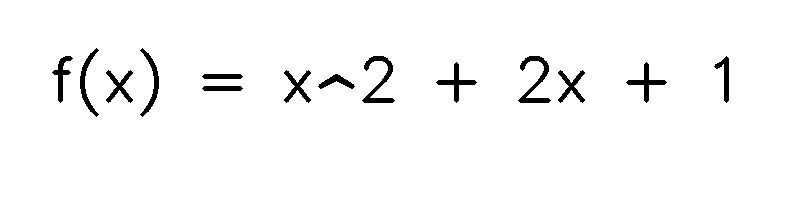
#> input picture math_verification_mvp/synth_math.png, 800 x 200 px
$ python -i image_enhancing.py   (imports and definitions only)
#> lines starting #> are read from the running program, lines starting #| are printed output that depends on the picture; after the words box and inside, x2 and y2 are one past the last pixel; in counts of white or black regions, pixels touching at a corner belong together
import cv2
import numpy as np
from pathlib import Path
from typing import Dict, Any, Tuple, Union
import logging
from PIL import Image

logger = logging.getLogger(__name__)


class ImageEnhancer:
    """
    Applies the handwritten-math-optimized preprocessing stack from the MVM² architecture.

    Pipeline:
    1. Robust loading from multiple input types (path / bytes / numpy / PIL).
    2. Convert to grayscale and measure initial contrast.
    3. Apply Gaussian blur (stabilizes stroke noise for handwriting).
    4. Apply CLAHE to locally boost contrast on notebook paper.
    5. Optionally apply adaptive binarization if the page is low contrast.
    """

    def __init__(self, sigma: float = 1.2):
        # Gaussian standard deviation; tuned for typical notebook handwriting.
        self.sigma = sigma

    def calculate_contrast(self, gray_img: np.ndarray) -> float:
        """
        Simple contrast proxy: standard deviation of grayscale intensities.
        """
        if gray_img is None or gray_img.size == 0:
            return 0.0
        return float(gray_img.std())

    def enhance(
        self,
        image_source: Union[str, Path, bytes, np.ndarray, Image.Image],
        skip_binarization: bool = False,
    ) -> Tuple[np.ndarray, Dict[str, Any]]:
        """
        Core handwritten-math enhancement routine (CLAHE + Gaussian blur + optional binarization).

        Supports:
        - str / Path: filesystem path to an image.
        - bytes: raw encoded image bytes.
        - np.ndarray: BGR / grayscale OpenCV image.
        - PIL.Image.Image: Gradio / HF directly supplies PIL objects.
        """
#> called with image_source = 'math_verification_mvp/synth_math.png', skip_binarization = False
        if isinstance(image_source, (str, Path)):
            img = cv2.imread(str(image_source))
#> img is the input picture: shape (200, 800, 3); 97.1% white; 14 black regions, largest, box (x1, y1, x2, y2) and area: (362, 56, 395, 103) 486, (518, 56, 551, 103) 486, (436, 62, 477, 103) 361
            if img is None:
                raise ValueError(f"Could not load image at {image_source}")
        elif isinstance(image_source, bytes):
            nparr = np.frombuffer(image_source, np.uint8)
            img = cv2.imdecode(nparr, cv2.IMREAD_COLOR)
            if img is None:
                raise ValueError("Could not decode image from bytes")
        elif isinstance(image_source, np.ndarray):
            img = image_source
        elif isinstance(image_source, Image.Image):
            # Gradio hands us a PIL Image when type="pil"; convert to OpenCV BGR.
            img = cv2.cvtColor(np.array(image_source.convert("RGB")), cv2.COLOR_RGB2BGR)
        else:
            raise ValueError(f"Unsupported image source type: {type(image_source)}")

        height, width = img.shape[:2]
#> height = 200; width = 800

        # Always work in grayscale for the enhancer.
        if len(img.shape) == 3:
            gray = cv2.cvtColor(img, cv2.COLOR_BGR2GRAY)
        else:
            gray = img.copy()

        initial_contrast = self.calculate_contrast(gray)
#> initial_contrast = 42.58

        # Gaussian Blur (sigma tuned for handwriting strokes).
        blurred = cv2.GaussianBlur(gray, (0, 0), sigmaX=self.sigma, sigmaY=self.sigma)
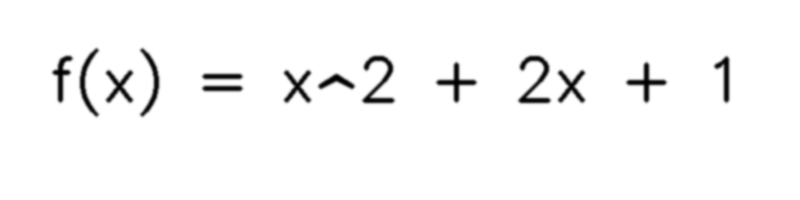
#> blurred: shape (200, 800); min 0, max 255, mean 247.7

        # CLAHE (Contrast Limited Adaptive Histogram Equalization)
        clahe = cv2.createCLAHE(clipLimit=2.0, tileGridSize=(8, 8))
        clahe_img = clahe.apply(blurred)

        # Adaptive binarization only when the notebook page is low-contrast.
        if skip_binarization or initial_contrast > 60:
            final_img = clahe_img
            bin_applied = False
        else:
            final_img = cv2.adaptiveThreshold(
                clahe_img,
                255,
                cv2.ADAPTIVE_THRESH_GAUSSIAN_C,
                cv2.THRESH_BINARY,
                11,
                2,
            )
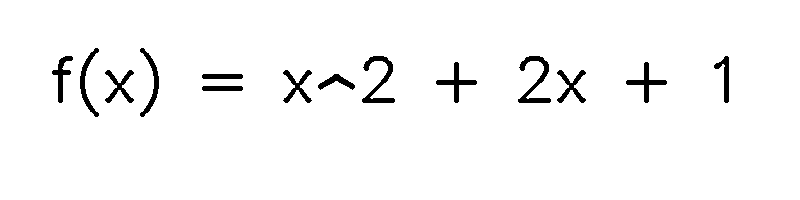
#> final_img: shape (200, 800); 97% white; 14 black regions, largest, box (x1, y1, x2, y2) and area: (362, 56, 395, 103) 506, (518, 56, 551, 103) 505, (436, 62, 477, 103) 377
            bin_applied = True

        final_contrast = self.calculate_contrast(final_img)
#> final_contrast = 43.45

        metadata = {
            "resolution": {"width": width, "height": height},
            "metrics": {
                "initial_contrast": round(initial_contrast, 2),
                "final_contrast": round(final_contrast, 2),
                "blur_sigma_used": self.sigma,
                "binarization_applied": bin_applied,
            },
        }
        return final_img, metadata

>>> result = ImageEnhancer().enhance('math_verification_mvp/synth_math.png')
